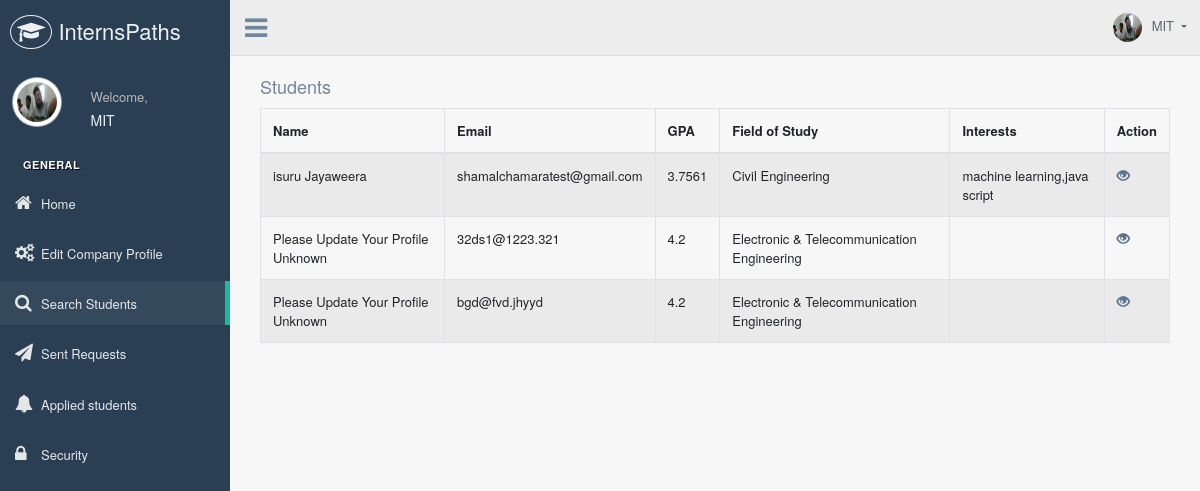
The app's page /company/searchStudents.php (signed in) with its own data.
### tables this page shows
CREATE TABLE IF NOT EXISTS `company` (
  `comnum` int(20) NOT NULL AUTO_INCREMENT,
  `id` int(11) NOT NULL,
  `username` varchar(100) NOT NULL,
  `email` varchar(200) NOT NULL,
  `name` varchar(100) NOT NULL DEFAULT 'Unknown',
  `profileurl` varchar(500) NOT NULL DEFAULT '../images/avatar-01.jpg',
  `mobile` varchar(20) NOT NULL DEFAULT 'Unknown',
  `address` varchar(500) NOT NULL DEFAULT 'Unknown',
  `description` varchar(3000) NOT NULL DEFAULT 'no description',
  `location` varchar(1000) DEFAULT NULL,
  `facebook` varchar(1000) DEFAULT NULL,
  `linkedin` varchar(1000) DEFAULT NULL,
  `twitter` varchar(1000) DEFAULT NULL,
  `fields` varchar(1000) NOT NULL DEFAULT '',
  `mission` varchar(5000) DEFAULT NULL,
  `vision` varchar(5000) DEFAULT NULL,
  `requests` varchar(1000) NOT NULL DEFAULT '',
  `applied` varchar(1000) NOT NULL DEFAULT '',
  `accepted` varchar(1000) NOT NULL DEFAULT '',
  PRIMARY KEY (`comnum`),
  UNIQUE KEY `id` (`id`)
);

CREATE TABLE IF NOT EXISTS `student` (
  `id` int(11) NOT NULL,
  `username` varchar(200) NOT NULL,
  `email` varchar(200) NOT NULL,
  `mobile` varchar(20) NOT NULL DEFAULT '0123456789',
  `name` varchar(200) NOT NULL DEFAULT 'Please Update Your Profile',
  `lastname` varchar(100) NOT NULL DEFAULT 'Unknown',
  `profileurl` varchar(500) NOT NULL DEFAULT '../images/avatar-01.jpg',
  `address` varchar(500) NOT NULL DEFAULT 'Unknown',
  `gender` varchar(6) NOT NULL DEFAULT 'Male',
  `linkedin` varchar(500) NOT NULL DEFAULT '#',
  `gpa` float NOT NULL DEFAULT '4.2',
  `personalweb` varchar(500) NOT NULL DEFAULT '#',
  `cvurl` varchar(500) NOT NULL DEFAULT '#',
  `descrip` varchar(2000) NOT NULL DEFAULT 'No Description',
  `whatdo` varchar(1000) DEFAULT NULL,
  `interest` varchar(1000) DEFAULT NULL,
  `field` varchar(100) NOT NULL DEFAULT 'Electronic & Telecommunication Engineering',
  `dateofbirth` varchar(10) NOT NULL DEFAULT '',
  `requests` varchar(1000) NOT NULL DEFAULT '',
  `applied` varchar(1000) NOT NULL DEFAULT '',
  `accepted` varchar(1000) NOT NULL DEFAULT '',
  PRIMARY KEY (`id`)
);

### company/searchStudents.php (the view, shortened to what this page needs)
<?php
require_once "../php/config.php" ;
$name = $email = $mnumber =$error= "";
$sql = "SELECT * FROM company WHERE id = ?";
if($stmt = mysqli_prepare($link, $sql)){
    mysqli_stmt_bind_param($stmt, "i", $param_id);
    if(mysqli_stmt_execute($stmt)){
        $result = mysqli_stmt_get_result($stmt);
        if(mysqli_num_rows($result) == 1){
                $row = mysqli_fetch_array($result, MYSQLI_ASSOC);
                $name=$row["name"];
                $profileurl=$row["profileurl"];
            } else{
                exit();
            }
        } else{
            header("location: error.php?id=$id & return=editcompany.php & error=Please Try Again ");
        }
    } else{
        header("location: error.php?id=$id & return=editcompany.php & error=Please Try Again ");
        exit();
    }
    ?>
    <!DOCTYPE html>
    <html lang="en">
    <head>
      <link href="../vendors/bootstrap/dist/css/bootstrap.min.css" rel="stylesheet">
      <link href="../vendors/font-awesome/css/font-awesome.min.css" rel="stylesheet">
      <link href="../vendors/nprogress/nprogress.css" rel="stylesheet">
      <link href="../vendors/iCheck/skins/flat/green.css" rel="stylesheet">
      <link href="../vendors/bootstrap-progressbar/css/bootstrap-progressbar-3.3.4.min.css" rel="stylesheet">
      <link href="../vendors/jqvmap/dist/jqvmap.min.css" rel="stylesheet"/>
      <link href="../vendors/bootstrap-daterangepicker/daterangepicker.css" rel="stylesheet">
      <link href="../vendors/datatables.net-fixedheader-bs/css/fixedHeader.bootstrap.min.css" rel="stylesheet">
      <link href="../build/css/custom.min.css" rel="stylesheet">
      <link href="../vendors/bootstrap/dist/css/bootstrap.min.css" rel="stylesheet">
      <link href="../vendors/font-awesome/css/font-awesome.min.css" rel="stylesheet">
      <link href="../vendors/nprogress/nprogress.css" rel="stylesheet">
      <link href="../vendors/iCheck/skins/flat/green.css" rel="stylesheet">
      <link href="../vendors/datatables.net-bs/css/dataTables.bootstrap.min.css" rel="stylesheet">
      <link href="../vendors/datatables.net-buttons-bs/css/buttons.bootstrap.min.css" rel="stylesheet">
      <link href="../vendors/datatables.net-fixedheader-bs/css/fixedHeader.bootstrap.min.css" rel="stylesheet">
      <link href="../vendors/datatables.net-responsive-bs/css/responsive.bootstrap.min.css" rel="stylesheet">
      <link href="../vendors/datatables.net-scroller-bs/css/scroller.bootstrap.min.css" rel="stylesheet">
      <link href="../build/css/custom.min.css" rel="stylesheet">
  </head>
  <body class="nav-md">
    <div class="container body" style="height:1200px;">
        <div class="main_container">
          <div class="col-md-3 left_col" style="height:1200px;">
            <div class="left_col scroll-view">
              <div class="navbar nav_title" style="border: 0;">
                <a href="../index.php" class="site_title"><i class="fa fa-mortar-board"></i> <span>InternsPaths</span></a>
            </div>
            <div class="profile clearfix">
                <div class="profile_pic">
                  <img src="<?php echo $profileurl ?>" alt="..." class="img-circle profile_img" style="width:50px; height: 50px ">
              </div>
              <div class="profile_info">
                  <span>Welcome,</span>
                  <a href="../index.php?id=<?php echo $_SESSION["id"]?>"><h2><?php echo $name?></h2></a>
              </div>
          </div>
          <br />
          <div id="sidebar-menu" class="main_menu_side hidden-print main_menu">
            <div class="menu_section">
              <h3>General</h3>
              <ul class="nav side-menu">
                    <li><a href="index.php"><i class="fa fa-home"></i>Home</a></li>
                    <li ><a href="editmyprofile.php?id=<?php echo $_SESSION["id"]?>"><i class="fa fa-cogs"></i>Edit Company Profile</a></li>
                    <li><a href="searchStudents.php"><i class="fa fa-search"></i>Search Students</a></li>
                    <li ><a href="viewrequests.php"><i class="fa fa-send"></i>Sent Requests</a></li>
                    <li><a href="receivedRequests.php"><i class="fa fa-bell"></i>Applied students</a></li>
                    <li><a href="security.php"><i class="fa fa-lock"></i>Security</a></li>
                </ul>
            </div>
        </div>
    </div>
</div>
<div class="top_nav">
    <div class="nav_menu">
      <div class="nav toggle">
        <a id="menu_toggle"><i class="fa fa-bars"></i></a>
    </div>
    <nav class="nav navbar-nav">
        <ul class=" navbar-right">
          <li class="nav-item dropdown open" style="padding-left: 15px;">
            <a href="javascript:;" class="user-profile dropdown-toggle" aria-haspopup="true" id="navbarDropdown" data-toggle="dropdown" aria-expanded="false">
              <img src="<?php echo $profileurl ?>" alt=""><?php echo $name ?>
          </a>
      </li>
  </ul>
</nav>
</div>
</div>
<div class="right_col" role="main">
  <div class="col-md-12 col-sm-12" style="display: inline-block;" >
    <div class="page-header clearfix">
        <h2 class="pull-left">Students</h2>
    </div>
    <?php
    require_once "../php/config.php";
    $sql = "SELECT * FROM student";
    if($result = mysqli_query($link, $sql)){
        if(mysqli_num_rows($result) > 0){
            echo "<table id='datatable' class='table table-bordered table-striped'>";
                  echo "<thead>";
                  echo "<tr>";
                  echo "<th>Name</th>";
                  echo "<th>Email</th>";
                  echo "<th>GPA</th>";
                  echo "<th>Field of Study</th>";
                  echo "<th>Interests</th>";
                  echo "<th>Action</th>";
                  echo "</tr>";
                  echo "</thead>";
                  echo "<tbody>";
            while($row = mysqli_fetch_array($result)){
                echo "<tr>";
                echo "<td>" . $row['name']." " .$row["lastname"]. "</td>";
                echo "<td>" . $row['email'] . "</td>";
                echo "<td>" . $row['gpa'] . "</td>";
                echo "<td>" . $row['field'] . "</td>";
                echo "<td>" . $row['interest'] . "</td>";
                echo "<td>";
                echo "<a href='searchview.php?id=". $row['id'] ."' title='View Record' data-toggle='tooltip'><span class='glyphicon glyphicon-eye-open'></span> &nbsp;&nbsp; </a>";
                echo "</td>";
                echo "</tr>";
            }
            echo "</tbody>";
            echo "</table>";
        } else{
            echo "<p class='lead'><em>No records were found.</em></p>";
        }
    } else{
        echo "ERROR: Could not able to execute $sql. " . mysqli_error($link);
    }
    ?>
</div>
</div>
</div>
</div>
</body>
</html>

### records on screen
company: profileurl (picture), name "MIT"
student: name "isuru", lastname "Jayaweera", email "shamalchamaratest@gmail.com", gpa "3.7561", field "Civil Engineering", interest "machine learning,java script"
student: name "Please Update Your Profile", lastname "Unknown", email "32ds1@1223.321", gpa "4.2", field "Electronic & Telecommunication Engineering"
student: name "Please Update Your Profile", lastname "Unknown", email "bgd@fvd.jhyyd", gpa "4.2", field "Electronic & Telecommunication Engineering"
